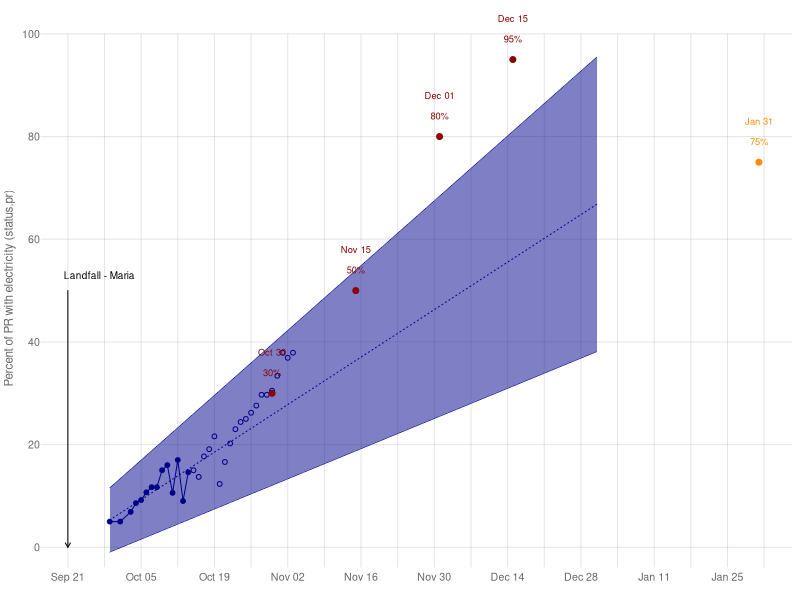

R code for this plot:
library(data.table)
library(dplyr)
library(lubridate)
library(stringr)

### dates for plot
x.dates = seq(ymd('2017-09-21'), ymd('2018-02-07'), by='weeks')

### reported data
elec = fread('data/StatusPR.csv') %>%
  mutate(
    yr = '2017',
    date = ymd(paste(yr, Month, Day, sep='-'))) %>%
  arrange(date) %>%
  filter(Resource == 'Electricity')

### targets from Oct 14
targets = data.table(
  date = ymd(c('2017-10-30', '2017-11-15', '2017-12-01', '2017-12-15', '2018-01-31')),
  target = c(30, 50, 80, 95, 75),
  col = c(rep('darkred', 4), 'darkorange'))

### model expectation on Oct 14
initial.model <- lm(Value ~ date, filter(elec, date <= ymd('2017-10-14')))
#summary(initial.model)
model.coeff = summary(initial.model)$coefficients['date', c('Estimate', 'Std. Error')]
model.coeff[1] - qnorm(0.975) * model.coeff[2]
model.coeff[1] + qnorm(0.975) * model.coeff[2]
initial.preds = predict.lm(initial.model, 
  newdata=data.table(date=c(min(elec$date), ymd('2017-12-31'))),
  se.fit=T, interval='prediction')$fit %>%
  as.data.frame() %>%
  mutate(date = c(min(elec$date), ymd('2017-12-31')))

### plot
plot.elec = function() {
png('figs/Electricity.png', 5, 3, units='in', res=360)
par(mar=c(2, 2.5, 0.5, 0.5), cex=0.8)
plot(x.dates, rep(1, length(x.dates)),
  ylim=c(0, 101),
  type='n', 
  axes=F, xlab='', ylab='')
abline(h=seq(0, 100, by=20), col=adjustcolor('darkgrey', 0.3))
for (x.date in x.dates) {
  lines(rep(x.date, 2), c(-4, 100), col=adjustcolor('darkgrey', 0.3))
}
lines(filter(elec, date <= ymd('2017-10-14')) %>% select(date, Value), 
  col='darkblue')
points(filter(elec, date <= ymd('2017-10-14')) %>% select(date, Value), 
  col='darkblue', pch=19, cex=0.8)
points(filter(elec, ymd('2017-10-14') < date) %>% select(date, Value), 
  col='darkblue', pch=1, cex=0.8)

# prediction
polygon(c(initial.preds$date, rev(initial.preds$date)),
  c(initial.preds$upr, rev(initial.preds$lwr)), 
  border=F, col=adjustcolor('darkblue', 0.5))
lines(select(initial.preds, date, fit), col='darkblue', lty=3)
lines(select(initial.preds, date, lwr), col='darkblue', lty=1, lwd=0.5)
lines(select(initial.preds, date, upr), col='darkblue', lty=1, lwd=0.5)

# targets
points(targets$date, targets$target, col=targets$col, pch=19)
text(targets$date, targets$target+8, labels=format(targets$date, '%b %d'), 
  col=targets$col, pch=19, cex=0.7)
text(targets$date, targets$target+4, labels=paste0(targets$target, '%'), 
  col=targets$col, pch=19, cex=0.7)

# landfall
arrows(ymd('2017-09-21'), 50, ymd('2017-09-21'), 0, length=0.05)
text(ymd('2017-09-27'), 53, 'Landfall - Maria', cex=0.75)

# dressing
axis.Date(1, at=x.dates, format="%b %d", col='white', 
  mgp=c(3, 0, 0), col.axis='grey40', cex.axis=0.8)
axis(2, at=seq(0, 100, by=20), las=1, col='white', 
  mgp=c(3, 0, 0), col.axis='grey40', cex.axis=0.8)
mtext('Percent of PR with electricity (status.pr)', 2, line=1.5, col='grey40', cex=0.7)
dev.off()
}
plot.elec()
